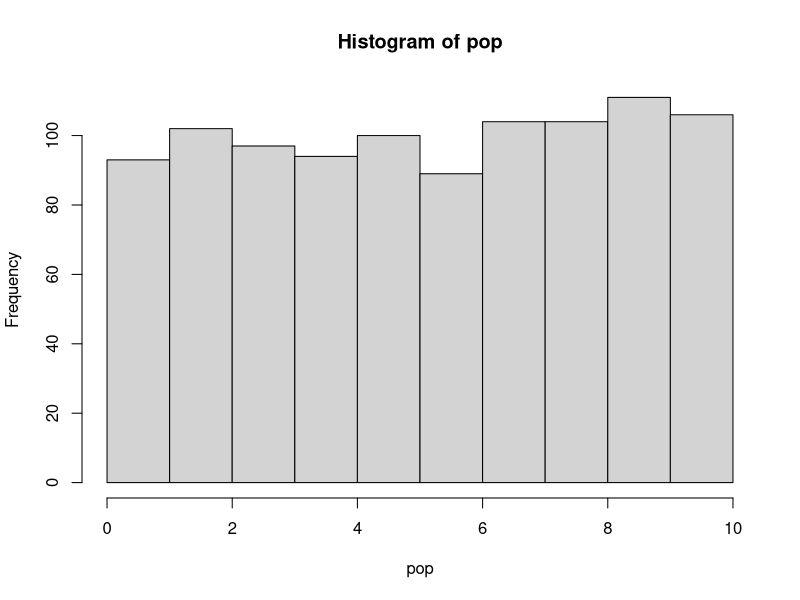
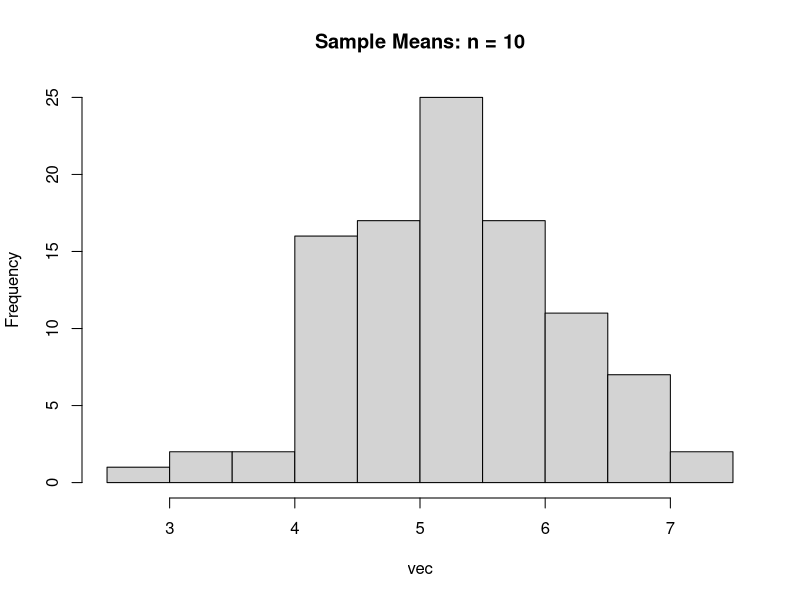
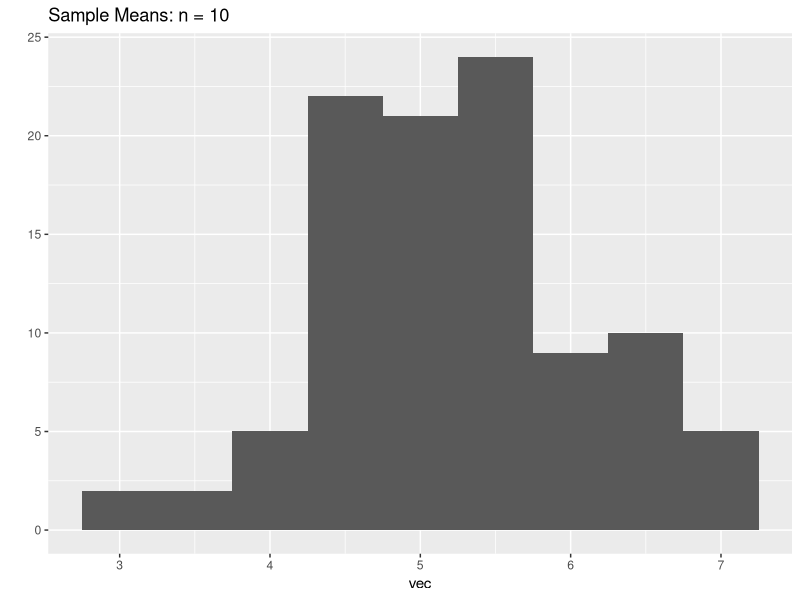
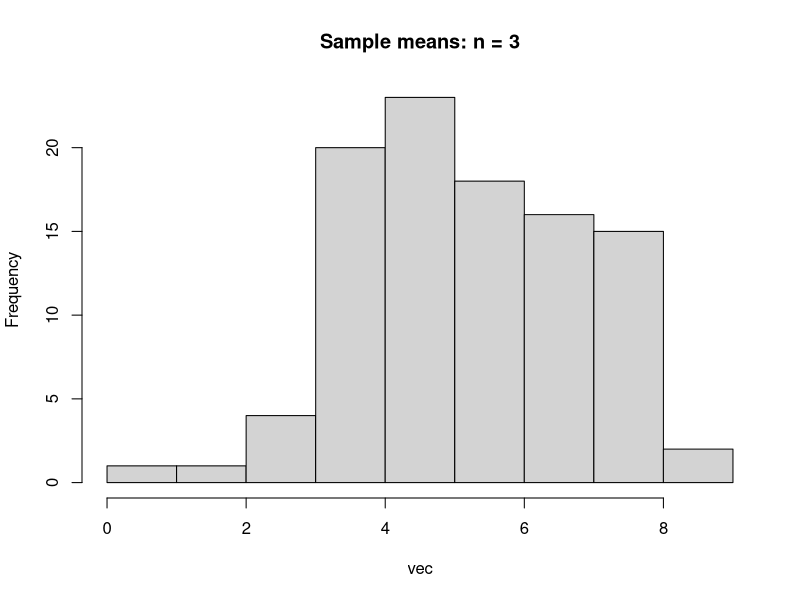
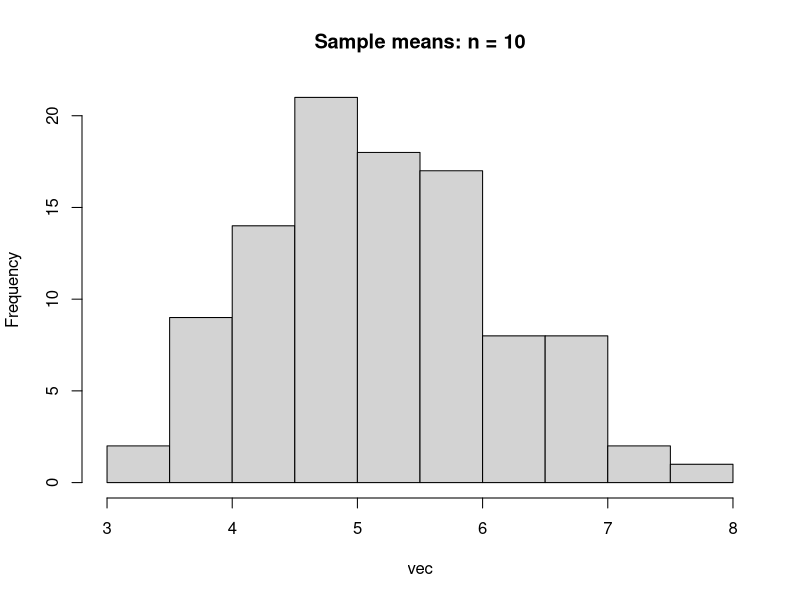
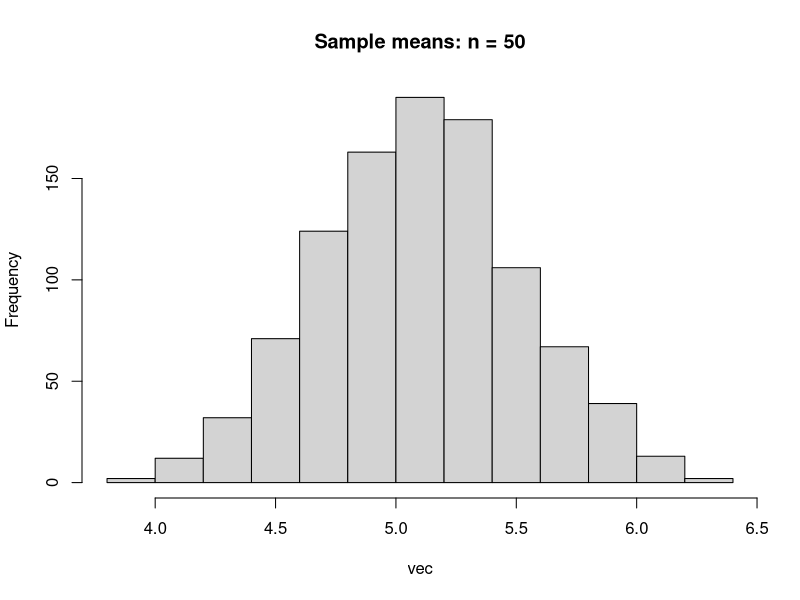
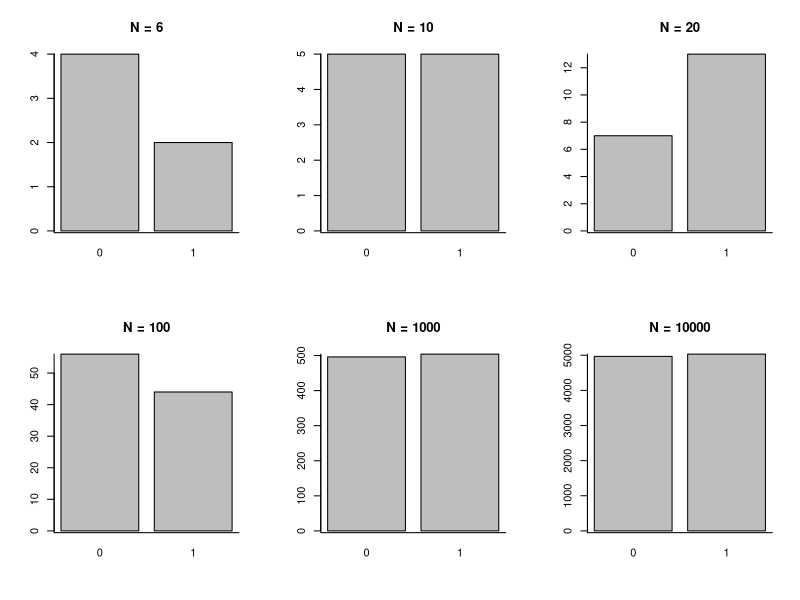
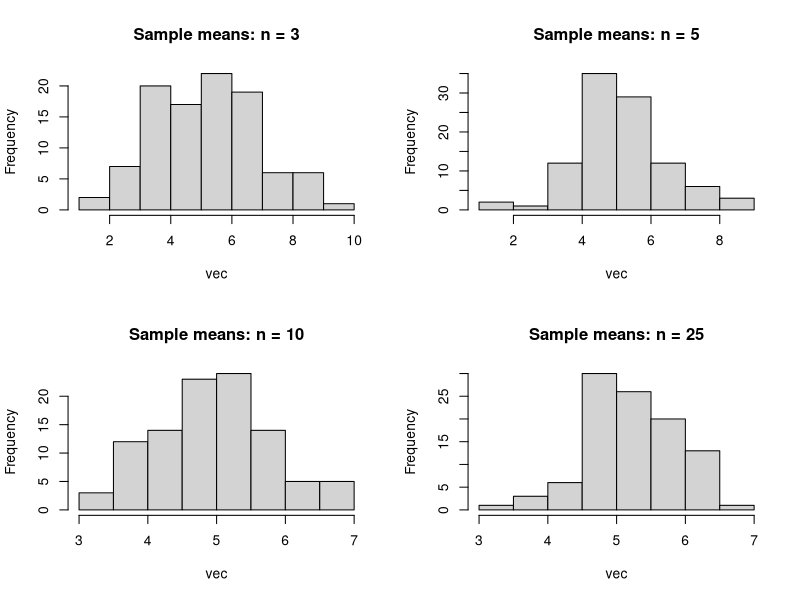

Recreate these plots in R, in order.
## ---- chunk 1
t <- 1 # Task counter
task <- function(x = t) {
  t <<- x + 1
  return(paste0("**Task ", x, ": **"))
}
## ---- chunk 2
# Here we create our super simple function
calc.difference = function(x, y){
  z = x - y
  return(z)
}

# then we create a little bit of data
vec1 <- rnorm(n = 10, mean = 20, sd = 4) # draw 10 values from normal distribution
vec2 <- rnorm(n = 10, mean = 10, sd = 2)

# take a look
vec1
vec2

# and run it through the function
calc.difference(vec1, vec2)
## ---- chunk 3
#### ANSWER ####

# Just add a call to the mean function in the return statement
calc.difference.mean <- function(x, y){
  z <- x - y
  return(mean(z))
}
## ---- chunk 4
pop <- runif(1000, min = 0, max = 10)
## ---- chunk 5
hist(pop)
summary(pop)
## ---- chunk 6
#### ANSWER ####

samp.mean <- function(n) {
  samp <- sample(pop, size = n, replace = T)
  return(mean(samp))
}
## ---- chunk 7
samp.mean(5)
samp.mean(100)
## ---- chunk 8
vec <- replicate(100, samp.mean(10))
## ---- chunk 9
hist(vec, main = "Sample Means: n = 10")
#or using ggplot
library(ggplot2)
qplot(vec, binwidth = 0.5) + ggtitle("Sample Means: n = 10")
## ---- chunk 10
#### ANSWER ####

samp.mean.hist <- function(n, n.samples = 100) {
  vec <- replicate(n.samples, samp.mean(n))
  hist(vec, main = paste('Sample means: n = ', n, sep = ''))
}
## ---- chunk 11
samp.mean.hist(3)
samp.mean.hist(10)
# Test that we can override the default number of samples
samp.mean.hist(n = 50, n.samples = 1000)
## ---- chunk 12
#### ANSWER ####

# No predefined solution. As long as pop has been changed to an 
# alternatively distributed variable.
## ---- chunk 13
fib.func <- function(n = 10) {
  fib <- numeric() # initialise a vector to hold our values
  fib[1:2] <- c(1, 1) # manually set the first two values
  
  for (i in 3:n) {
    fib[i] <- fib[i-1] + fib[i-2]
  }
  
  return(fib)
}

# Now call the function with desired value of n
fib.func(20)
## ---- chunk 14
#### ANSWER ####

n.values <- c(6, 10, 20, 100, 1000, 10000)
par(mfrow = c(2, 3))
for (i in n.values) {
  plot(as.factor(rbinom(i, size = 1, prob = 0.5)),
       main = paste("N = ", i, sep = ""))
  box(bty = "L")
}
## ---- chunk 15
res <- sapply(seq(1, 100, 1), sqrt)
head(res)
## ---- chunk 16
x <- 1:10
y <- seq(10, 100, 10)
data <- as.data.frame(cbind(x, y))
sapply(data, mean)
## ---- chunk 17
par(mfrow = c(2, 2))
sapply(c(3, 5, 10, 25), samp.mean.hist)
## ---- chunk 18
par(mfrow = c(2, 2))
sapply(c(3, 5, 10, 25), n.samples = 10, samp.mean.hist)
## ---- chunk 19
#### ANSWER ####

x.coord <- c(-1, seq(-1, 1, 0.01), 1) 
y.coord <- c(0, dnorm(seq(-1, 1, 0.01)), 0) 
curve(dnorm(x, 0, 1), xlim = c(-4, 4), main = 'Standard Normal',
      xlab = 'Z-Score', ylab = "", axes = FALSE) 
# or with plot() - plot(seq(-4, 4, 0.01), dnorm(seq(-4, 4, 0.01), 0, 1), type = "l")
polygon(x.coord, y.coord, col = 'red')
# polygon takes a series of points and joins them up - as though 
# doing a dot-to-dot puzzle you may be familiar with from childhood! 
# After it reaches the final point you provide it joins that to the 
# initial point you  provided and fills in the enclosed space with 
# the specified colour

# Cosmetic
area <- pnorm(1, 0, 1) - pnorm(-1, 0, 1) # calculate area under curve for interval
result <- paste("P(+/-1SD) =", signif(area, digits = 3))
mtext(result, 3)
axis(1, at = seq(-4, 4, 1), pos = 0)
axis(2, at = seq(0, 0.5, .1))
abline(v = -1, lwd = 2)
abline(v = 1, lwd = 2)
## ---- chunk 20
#### ANSWER ####

samp.sizes <- 1:10
#function to generate data for each sample size 
# and return mean/sd
msd <- function(x) {
  t <- matrix(rnorm(10000 * x, 100, 15), nrow = x)
  stats <- apply(t, 2, function(z) c(mean(z), sd(z)))
  return(apply(stats, 1, mean))
}
# call that function for each sample size
data <- sapply(samp.sizes, msd)

# Plot the data
par(mfrow = c(1, 2))
plot(samp.sizes, data[1, ], type = "b", col = "blue", pch = 16, ylim = c(85, 115), 
     xlab = "Sample Size", ylab = "Average Sample Mean")
abline(h = 100, lty = 2)
# can recode the first sd to be 0 rather than NA to get the exact plot 
# Navarro produces.
data[2, 1] <- 0
plot(samp.sizes, data[2, ], type = "b", col = "blue", pch = 16, ylim = c(0, 18), 
     xlab = "Sample Size", ylab = "Average Sample Standard Deviation")
abline(h = 15, lty = 2)
